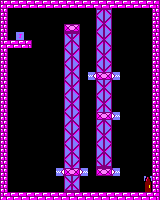

A level layout from a 2D game, rendered from its tile map. Below: a short description, then the map file with its tile-grid data intact:
An orthogonal 20x25 tile map with 8x8 px tiles, 1 tile layer (Capa de Patrones 1).

<map version="1.2" tiledversion="1.2.4" orientation="orthogonal" renderorder="right-down" width="20" height="25" tilewidth="8" tileheight="8" infinite="0" nextlayerid="2" nextobjectid="1">
 <tileset firstgid="1" source="tileset_juego.tsx" />
 <layer id="1" name="Capa de Patrones 1" width="20" height="25">
  <data encoding="csv">
2,3,3,3,3,3,3,3,3,3,3,3,3,3,3,3,3,3,3,4,
8,0,0,0,0,0,0,0,0,0,0,0,9,10,0,0,0,0,0,8,
8,0,0,0,0,0,0,0,0,0,0,0,19,20,0,0,0,0,0,8,
8,0,0,0,0,0,0,0,22,24,0,0,20,19,0,0,0,0,0,8,
8,0,46,0,0,0,0,0,10,9,0,0,19,20,0,0,0,0,0,8,
2,3,3,4,0,0,0,0,20,19,0,0,20,19,0,0,0,0,0,8,
8,0,0,0,0,0,0,0,19,20,0,0,19,20,0,0,0,0,0,8,
8,0,0,0,0,0,0,0,20,19,0,0,20,19,0,0,0,0,0,8,
8,0,0,0,0,0,0,0,19,20,0,0,19,20,0,0,0,0,0,8,
8,0,0,0,0,0,0,0,20,19,0,44,22,24,43,0,0,0,0,8,
8,0,0,0,0,0,0,0,19,20,0,0,19,20,0,0,0,0,0,8,
8,0,0,0,0,0,0,0,20,19,0,0,20,19,0,0,0,0,0,8,
8,0,0,0,0,0,0,0,19,20,0,0,19,20,0,0,0,0,0,8,
8,0,0,0,0,0,0,0,20,19,0,0,20,19,0,0,0,0,0,8,
8,0,0,0,0,0,0,0,19,20,0,0,22,24,43,0,0,0,0,8,
8,0,0,0,0,0,0,0,20,19,0,0,20,19,0,0,0,0,0,8,
8,0,0,0,0,0,0,0,19,20,0,0,19,20,0,0,0,0,0,8,
8,0,0,0,0,0,0,0,20,19,0,0,20,19,0,0,0,0,0,8,
8,0,0,0,0,0,0,0,19,20,0,0,19,20,0,0,0,0,0,8,
8,0,0,0,0,0,0,0,20,19,0,0,20,19,0,0,0,0,0,8,
8,0,0,0,0,0,0,0,19,20,0,0,30,29,0,0,0,0,0,8,
8,0,0,0,0,0,0,44,22,24,43,0,22,24,43,0,0,0,0,8,
8,0,0,0,0,0,0,0,19,20,0,0,0,0,0,0,0,0,39,8,
8,0,0,0,0,0,0,0,29,30,0,0,0,0,0,0,0,0,40,8,
2,3,3,3,3,3,3,3,3,3,3,3,3,3,3,3,3,3,3,4
</data>
 </layer>
</map>
